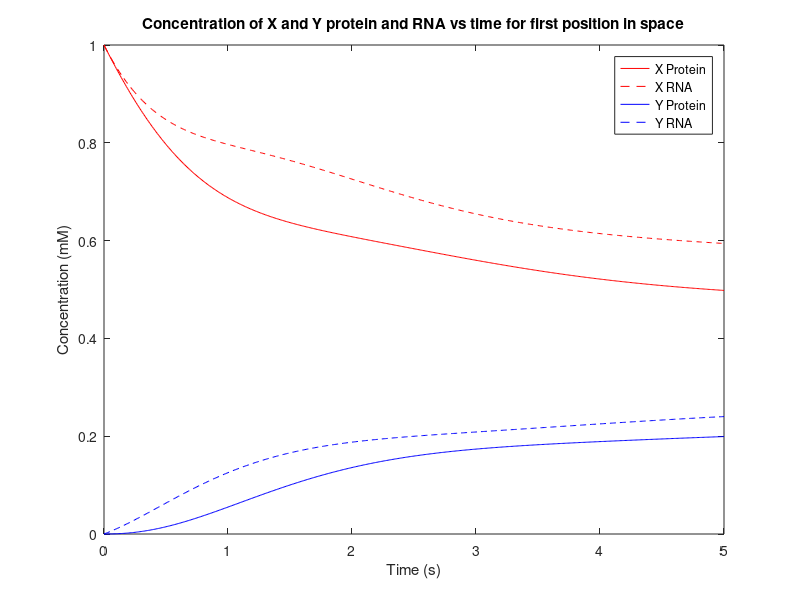
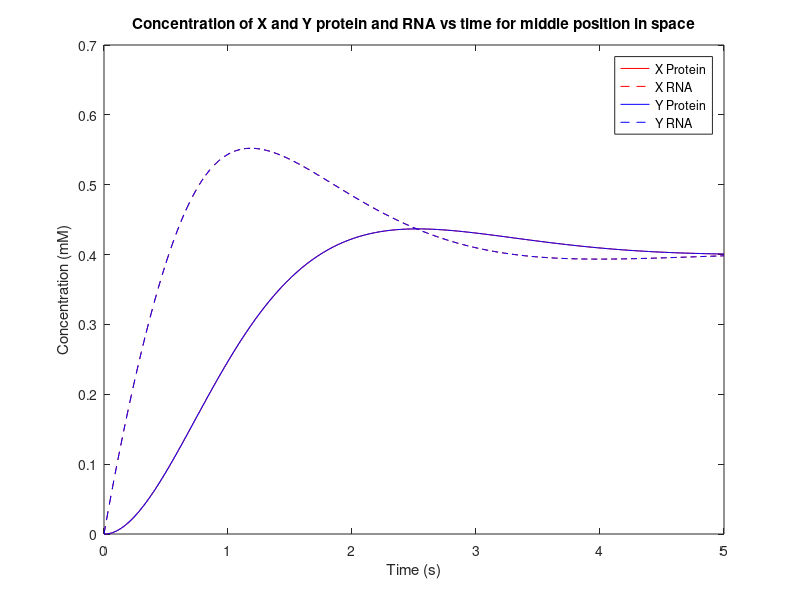
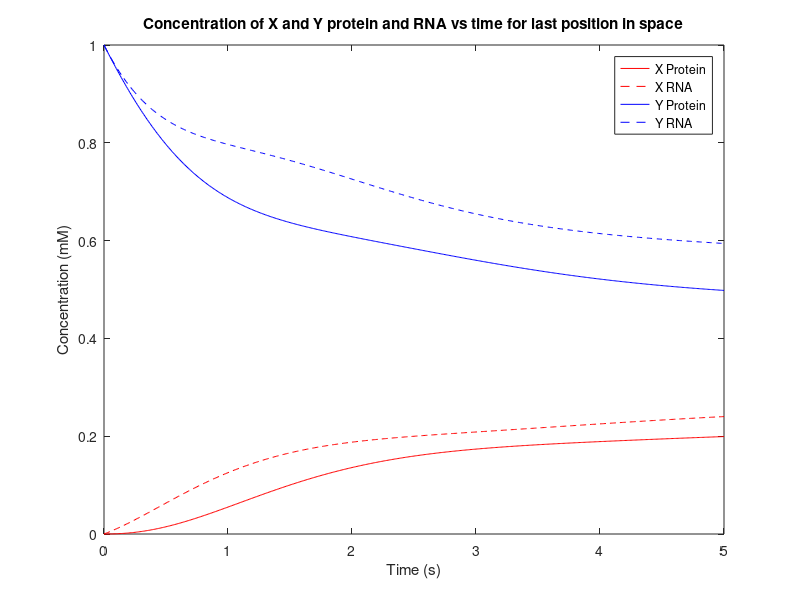
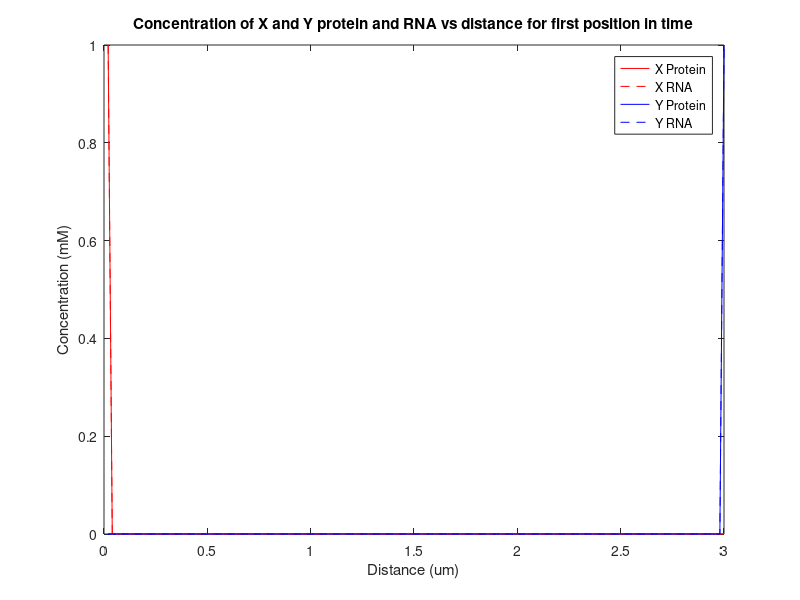

The MATLAB script that drew these images, in order:
%set up time and space parameters
timestep = 0.01;
totaltime=5;
time = (0:timestep:totaltime);
numtsteps = totaltime/timestep;
distancestep = 0.02;
totaldistance = 3;
distance = (distancestep:distancestep:totaldistance);
numdsteps = totaldistance/distancestep;

%initialize protein and RNA matrices: rows are distance, columns are time
Xrna = zeros(numdsteps, numtsteps);
Xprot = zeros(numdsteps, numtsteps);
Yrna = zeros(numdsteps, numtsteps);
Yprot = zeros(numdsteps, numtsteps);

%initial conditions
Xrna(1,1) = 1;
Xprot(1,1) = 1;
Yrna(numdsteps,1) = 1;
Yprot(numdsteps, 1) = 1;



for (t=1:numtsteps)
    for (i=1:numdsteps)
        
        
       
        %find laplacian for each species with absorbing boundary conditions
        switch i
            case 1
                lap_Xrna = (Xrna(2,t) - 2*Xrna(1,t))/ distancestep^2;
                lap_Xprot = (Xprot(2,t) - 2*Xprot(1,t))/ distancestep^2;
                lap_Yrna = (Yrna(2,t) - 2*Yrna(1,t))/ distancestep^2;
                lap_Yprot = (Yprot(2,t) - 2*Yprot(1,t))/ distancestep^2;
            case numdsteps
                lap_Xrna = (Xrna(numdsteps-1,t)-2*Xrna(numdsteps,t)) / distancestep^2;
                lap_Xprot = (Xprot(numdsteps-1,t)-2*Xprot(numdsteps,t)) / distancestep^2;
                lap_Yrna = (Yrna(numdsteps-1,t)-2*Yrna(numdsteps,t)) / distancestep^2;
                lap_Yprot = (Yprot(numdsteps-1,t)-2*Yprot(numdsteps,t)) / distancestep^2;
            otherwise               
                lap_Xrna = (Xrna(i+1, t) + Xrna(i-1, t) - 2*Xrna(i, t)) / distancestep^2;
                lap_Xprot = (Xprot(i+1, t) + Xprot(i-1, t) - 2*Xprot(i, t)) / distancestep^2;
                lap_Yrna = (Yrna(i+1, t) + Yrna(i-1, t) - 2*Yrna(i, t)) / distancestep^2;
                lap_Yprot = (Yprot(i+1, t) + Yprot(i-1, t) - 2*Yprot(i, t)) / distancestep^2;
        end
        
        
        %find rates for each species
        dXprot_dt = Xrna(i, t) - Xprot(i, t) + 0.0001*lap_Xprot;
        dXrna_dt = (1 - ( (Yprot(i,t)^2)/((0.33^2) + (Yprot(i,t)^2)) )) - Xrna(i,t) + 0.0001*lap_Xrna;
        dYprot_dt = Yrna(i, t) - Yprot(i, t) + 0.0001*lap_Yprot;
        dYrna_dt = (1 - ( (Xprot(i,t)^2)/((0.33^2) + (Xprot(i,t)^2)) )) - Yrna(i,t) + 0.0001*lap_Yrna;
               
        %forward euler
        Xprot(i, t+1) = Xprot(i,t) + dXprot_dt*timestep;
        Xrna(i, t+1) = Xrna(i,t) + dXrna_dt*timestep;
        Yprot(i, t+1) = Yprot(i,t) + dYprot_dt*timestep;
        Yrna(i, t+1) = Yrna(i,t) + dYrna_dt*timestep;
        
    end    
    
end


figure(1)
plot(time, Xprot(1,:), 'red','DisplayName', 'X Protein')
hold on
plot(time, Xrna(1,:),'red','LineStyle','--', 'DisplayName', 'X RNA')
plot(time, Yprot(1,:),'b', 'DisplayName','Y Protein')
plot(time, Yrna(1,:),'b','LineStyle','--','DisplayName','Y RNA')
title('Concentration of X and Y protein and RNA vs time for first position in space')
xlabel('Time (s)')
ylabel('Concentration (mM)')
legend()
hold off

figure(2)
plot(time, Xprot((numdsteps/2),:), 'red','DisplayName', 'X Protein')
hold on
plot(time, Xrna((numdsteps/2),:),'red','LineStyle','--', 'DisplayName', 'X RNA')
plot(time, Yprot((numdsteps/2),:),'b', 'DisplayName','Y Protein')
plot(time, Yrna((numdsteps/2),:),'b','LineStyle','--','DisplayName','Y RNA')
title('Concentration of X and Y protein and RNA vs time for middle position in space')
xlabel('Time (s)')
ylabel('Concentration (mM)')
legend()
hold off

figure(3)
plot(time, Xprot(numdsteps,:), 'red','DisplayName', 'X Protein')
hold on
plot(time, Xrna(numdsteps,:),'red','LineStyle','--', 'DisplayName', 'X RNA')
plot(time, Yprot(numdsteps,:),'b', 'DisplayName','Y Protein')
plot(time, Yrna(numdsteps,:),'b','LineStyle','--','DisplayName','Y RNA')
title('Concentration of X and Y protein and RNA vs time for last position in space')
xlabel('Time (s)')
ylabel('Concentration (mM)')
legend()
hold off

figure(4)
plot(distance,Xprot(:,1),'red','DisplayName', 'X Protein')
hold on
plot(distance, Xrna(:,1),'red','LineStyle','--', 'DisplayName', 'X RNA')
plot(distance, Yprot(:,1),'b', 'DisplayName','Y Protein')
plot(distance, Yrna(:,1),'b','LineStyle','--','DisplayName','Y RNA')
title('Concentration of X and Y protein and RNA vs distance for first position in time')
xlabel('Distance (um)')
ylabel('Concentration (mM)')
legend()
hold off

figure(5)
plot(distance,Xprot(:,(numtsteps/2)),'red','DisplayName', 'X Protein')
hold on
plot(distance, Xrna(:,(numtsteps/2)),'red','LineStyle','--', 'DisplayName', 'X RNA')
plot(distance, Yprot(:,(numtsteps/2)),'b', 'DisplayName','Y Protein')
plot(distance, Yrna(:,(numtsteps/2)),'b','LineStyle','--','DisplayName','Y RNA')
title('Concentration of X and Y protein and RNA vs distance for middle position in time')
xlabel('Distance (um)')
ylabel('Concentration (mM)')
legend()
hold off

figure(6)
plot(distance,Xprot(:,numtsteps),'red','DisplayName', 'X Protein')
hold on
plot(distance, Xrna(:,numtsteps),'red','LineStyle','--', 'DisplayName', 'X RNA')
plot(distance, Yprot(:,numtsteps),'b', 'DisplayName','Y Protein')
plot(distance, Yrna(:,numtsteps),'b','LineStyle','--','DisplayName','Y RNA')
title('Concentration of X and Y protein and RNA vs distance for last position in time')
xlabel('Distance (um)')
ylabel('Concentration (mM)')
legend()
hold off


